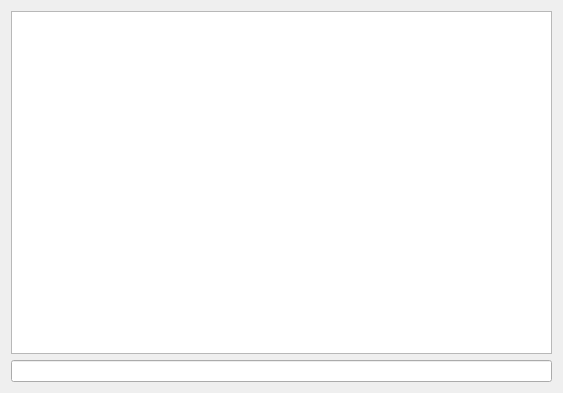
<?xml version="1.0" encoding="UTF-8"?>
<ui version="4.0">
 <class>IrcConsoleClass</class>
 <widget class="QWidget" name="IrcConsoleClass">
  <property name="geometry">
   <rect>
    <x>0</x>
    <y>0</y>
    <width>563</width>
    <height>393</height>
   </rect>
  </property>
  <property name="windowTitle">
   <string>IRC Server Console</string>
  </property>
  <property name="windowIcon">
   <iconset resource="irc.qrc">
    <normaloff>:/icons/irc_protocol.png</normaloff>:/icons/irc_protocol.png</iconset>
  </property>
  <layout class="QVBoxLayout" name="verticalLayout">
   <item>
    <widget class="QTextBrowser" name="textBrowser">
     <property name="font">
      <font>
       <family>Terminus</family>
      </font>
     </property>
    </widget>
   </item>
   <item>
    <widget class="QLineEdit" name="editIn"/>
   </item>
  </layout>
 </widget>
 <resources>
  <include location="irc.qrc"/>
 </resources>
 <connections/>
</ui>
